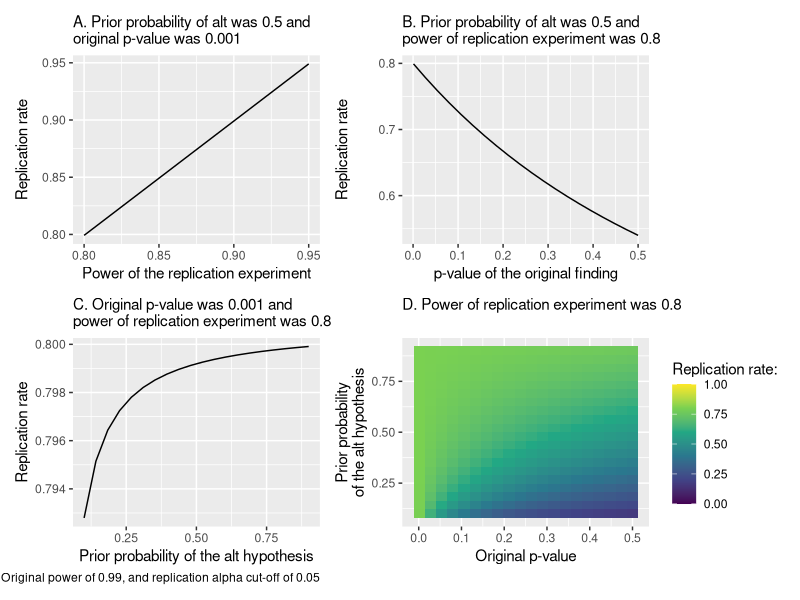
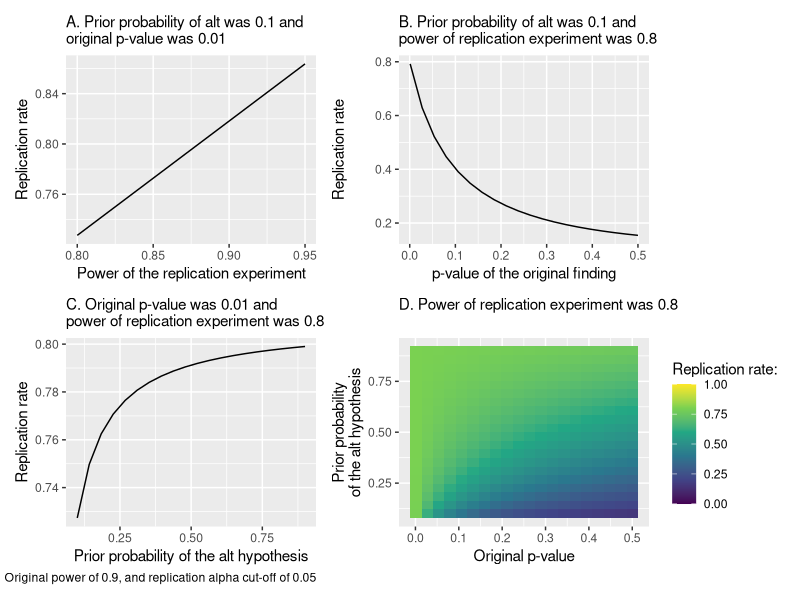
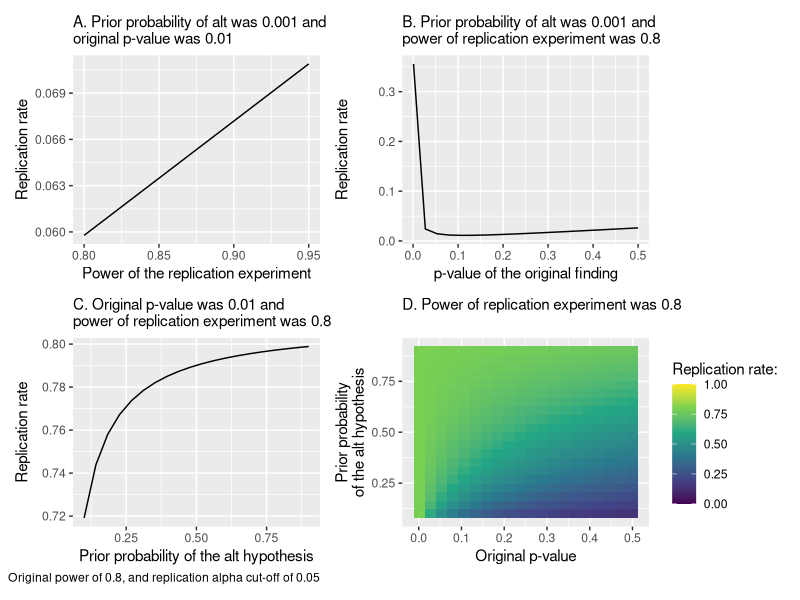

These charts were generated, in order, by the following R code:
library(tidyverse)
library(glue)
library(patchwork)

#'
post_alt <- function(p = 0.05, power = 0.8, prior_null){
  prior_alt <- 1 - prior_null
  
  post_null <- p * prior_null / (p * prior_null + power * prior_alt)
  
  return(1 - post_null)
}

rep_rate <- function(rep_power = 0.8, rep_alpha = 0.05, orig_p = 0.05, orig_power = 0.8, prior_null){
  pa <- post_alt(p = orig_p, power = orig_power, prior_null = prior_null)
  
  repeat_false_positive <- rep_alpha * orig_p * (1 - pa)
  repeat_true_positive <- rep_power * pa
  
  return(repeat_false_positive + repeat_true_positive)

  }

post_alt(prior_null = 0.5)
rep_rate(prior_null = 0.9, rep_power = 0.9, orig_p = 0.01)
rep_rate(prior_null = 0.9, rep_power = 0.8, orig_p = 0.05)


scenarios <- function(pn         = 0.90, 
                      op         = 0.05, 
                      rp         = 0.80, 
                      orig_power = 0.80, 
                      rep_alpha  = 0.05,
                      ncol       = 2){
  p1 <- tibble(prior_null = pn,
         orig_p = op,
         rep_power = seq(from = 0.8,to = 0.95, length.out = 20)) |> 
    mutate(rate = rep_rate(prior_null = prior_null,
                           orig_p = orig_p,
                           rep_power = rep_power,
                           rep_alpha = rep_alpha,
                           orig_power = orig_power)) |> 
    ggplot(aes(x = rep_power, y = rate)) +
    geom_line() +
    labs(y = "Replication rate",
         x = "Power of the replication experiment",
         subtitle = glue("A. Prior probability of alt was {1-pn} and\noriginal p-value was {op}"))
  
  p2 <- tibble(prior_null = pn,
         orig_p = seq(from = 0.001, to = 0.5, length.out = 20),
         rep_power = rp) |> 
    mutate(rate = rep_rate(prior_null = prior_null,
                           orig_p = orig_p,
                           rep_power = rep_power,
                           rep_alpha = rep_alpha,
                           orig_power = orig_power)) |> 
    ggplot(aes(x = orig_p, y = rate)) +
    geom_line() +
    labs(y = "Replication rate",
         x = "p-value of the original finding",
         subtitle = glue("B. Prior probability of alt was {1-pn} and\npower of replication experiment was {rp}"))
  
  
  p3 <- tibble(prior_null = seq(from = 0.1, to = 0.9, length.out = 20),
         orig_p = op,
         rep_power = rp) |> 
    mutate(rate = rep_rate(prior_null = prior_null,
                           orig_p = orig_p,
                           rep_power = rep_power,
                           rep_alpha = rep_alpha,
                           orig_power = orig_power)) |> 
    ggplot(aes(x = 1 - prior_null, y = rate)) +
    geom_line() +
    labs(y = "Replication rate",
         x = "Prior probability of the alt hypothesis",
         caption = glue("Original power of {orig_power}, and replication alpha cut-off of {rep_alpha}"),
         subtitle = glue("C. Original p-value was {op} and\npower of replication experiment was {rp}"))

  p4 <- expand_grid(prior_null = seq(from = 0.1, to = 0.9, length.out = 20),
         orig_p = seq(from = 0.001, to = 0.5, length.out = 20),
         rep_power = rp) |> 
    mutate(rate = rep_rate(prior_null = prior_null,
                           orig_p = orig_p,
                           rep_power = rep_power,
                           rep_alpha = rep_alpha,
                           orig_power = orig_power)) |> 
    ggplot(aes(x = orig_p, y = 1 - prior_null, fill = rate)) +
    geom_tile() +
    scale_fill_viridis_c(, limits = c(0, 1)) +
    labs(y = "Prior probability\nof the alt hypothesis",
         x = "Original p-value",
         fill = "Replication rate:",
         subtitle = glue("D. Power of replication experiment was {rp}"))
  
    
  return(p1 + p2 + p3 + p4 + 
           plot_layout(ncol = ncol))
}

scenarios(op = 0.001, orig_power = 0.99, pn = 0.5)
scenarios(op = 0.01, orig_power = 0.9, pn = 0.9)
scenarios(op = 0.01, orig_power = 0.8, pn = 0.999)
